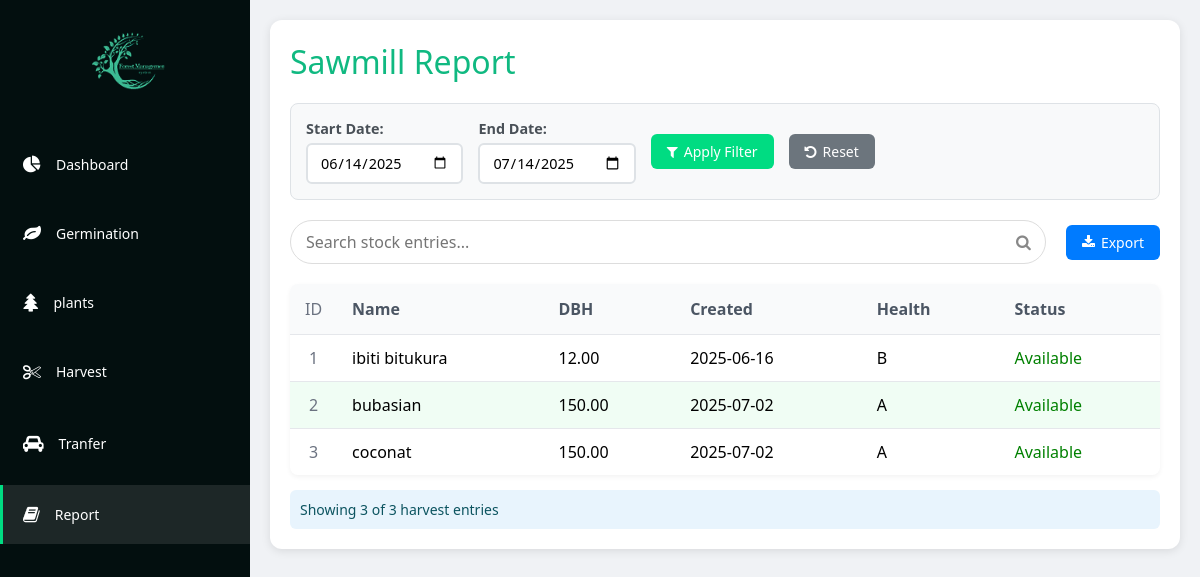
The page /Siliculture/pages/sawmill-report.php on the database its author committed.
### tables this page shows
CREATE TABLE `germination` (
  `g_id` int(11) NOT NULL,
  `plant_name` varchar(255) DEFAULT NULL,
  `g_sdate` date DEFAULT NULL,
  `g_edate` date DEFAULT NULL,
  `seeds` int(11) DEFAULT NULL,
  `soil` varchar(255) DEFAULT NULL,
  `g_note` text DEFAULT NULL,
  `g_status` varchar(50) DEFAULT 'unsend',
  `curdate` date DEFAULT NULL,
  `del` int(11) DEFAULT 0
);

CREATE TABLE `plant` (
  `p_id` int(11) NOT NULL,
  `g_id` int(11) DEFAULT NULL,
  `DBH` decimal(10,2) DEFAULT NULL,
  `health` varchar(255) DEFAULT NULL,
  `p_height` decimal(10,2) DEFAULT NULL,
  `info` text DEFAULT NULL,
  `p_status` varchar(50) DEFAULT NULL,
  `indate` date DEFAULT NULL
);

CREATE TABLE `logs` (
  `l_id` int(11) NOT NULL,
  `p_id` int(11) DEFAULT NULL,
  `amount` int(11) DEFAULT NULL,
  `height` decimal(10,2) DEFAULT NULL,
  `v1` decimal(10,2) DEFAULT NULL,
  `v2` decimal(10,2) DEFAULT NULL,
  `d1` decimal(10,2) DEFAULT NULL,
  `d2` decimal(10,2) DEFAULT NULL,
  `l_indate` date DEFAULT NULL,
  `l_status` varchar(50) DEFAULT NULL,
  `coments` text NOT NULL,
  `lt` varchar(2500) NOT NULL,
  `Compartment` varchar(255) NOT NULL
);

### Siliculture/pages/sawmill-report.php (the view, shortened to what this page needs)
<!DOCTYPE html>
<html lang="en">
<head>
    <link rel="stylesheet" href="../css/style.css">
    <link rel="stylesheet" href="https://cdnjs.cloudflare.com/ajax/libs/font-awesome/4.7.0/css/font-awesome.min.css">
    <link rel="stylesheet" href="../css/table.css">
</head>
<body>
    <?php
    include'../menu/menu.php';
    include '../../database/connection.php';
    $select_report = $pdo->query("SELECT
    g.*,
    p.*,
    l.height AS l_height,
    p.health AS l_health,
    l.amount AS l_amount,
    l_indate,
    l_status
FROM germination g
JOIN plant p ON p.g_id = g.g_id
JOIN logs l ON l.p_id = p.p_id
WHERE l.l_status = 'unsend' OR l.l_status = 'unsend-sawmill'");
    $select_report->execute();
    $fetch = $select_report->fetchAll();
    $i = 1;
    ?>
    <div class="main-content">
        <div class="dashboard-grid-saw">
            <div class="container">
                <h1>Sawmill Report</h1>
                <div class="date-filter-section">
                    <div class="date-filters">
                        <div class="date-filter-group">
                            <label for="startDate">Start Date:</label>
                            <input type="date" id="startDate" name="startDate">
                        </div>
                        <div class="date-filter-group">
                            <label for="endDate">End Date:</label>
                            <input type="date" id="endDate" name="endDate">
                        </div>
                        <button class="filter-btn" onclick="applyDateFilter()">
                            <i class="fa fa-filter"></i> Apply Filter
                        </button>
                        <button class="reset-btn" onclick="resetFilter()">
                            <i class="fa fa-undo"></i> Reset
                        </button>
                    </div>
                </div>
                <div class="header-actions">
                    <div class="search-bar">
                        <input type="text" id="searchInput" placeholder="Search stock entries..." onkeyup="searchTable()">
                        <span class="search-icon"> <i class="fa fa-search"></i> </span>
                    </div>
                    <div class="button-container">
                        <div class="export-dropdown">
                            <button class="export-btn">
                                <i class="fa fa-download"></i> Export
                            </button>
                        </div>
                    </div>
                </div>
                <table id="stockTable">
                    <thead>
                        <tr>
                            <th class="row-id">ID</th>
                            <th>Name</th>
                            <th>DBH</th>
                            <th>Created</th>
                            <th>Health</th>
                            <th>Status</th>
                        </tr>
                    </thead>
                    <tbody id="tableBody">
                        <?php foreach( $fetch as $data): ?>
                        <tr data-id="1" data-date="2025-04-24">
                            <td class="row-id"><?php echo $i; $i++; ?></td>
                            <td><?php echo $data['plant_name'] ?></td>
                            <td><?php echo $data['DBH'] ?></td>
                            <td><?php echo $data['l_indate'] ?></td>
                            <td><?php echo $data['l_health'] ?></td>
                            <td><?php echo $data['l_status'] == 'unsend' ? '<font color=green>Available</font>' : '<font color=darkred>Sawmill</font>'; ?></td>
                        </tr>
                        <?php endforeach; ?>
                    </tbody>
                </table>
                <div class="results-info" id="resultsInfo">
                    Showing <span id="visibleRows">6</span> of <span id="totalRows">6</span> harvest entries
                </div>
            </div>
        </div>
    </div>
</body>
</html>

### Siliculture/css/style.css (style rules this page uses)
* { margin: 0; padding: 0; box-sizing: border-box; font-family: 'Segoe UI', Tahoma, Geneva, Verdana, sans-serif; }
body { background-color: #f0f2f5; display: flex; height: 100vh; }
.main-content { height: 100vh; overflow-y: auto; }
.main-content { flex: 1; padding: 20px; display: flex; flex-direction: column; gap: 20px; }

### Siliculture/css/table.css (style rules this page uses)
.container { background-color: white; border-radius: 12px; box-shadow: 0 2px 10px rgba(0, 0, 0, 0.1); padding: 20px; }
.container h1 { color: #10b981; margin-bottom: 20px; font-weight: 500; }
.header-actions { display: flex; justify-content: space-between; margin-bottom: 20px; align-items: center; }
.search-bar { flex-grow: 1; margin-right: 20px; position: relative; }
.search-bar input { width: 100%; padding: 10px 15px; border: 1px solid #ddd; border-radius: 25px; font-size: 16px; outline: none; }
.search-icon { position: absolute; right: 15px; top: 50%; transform: translateY(-50%); color: #888; }
.button-container { display: flex; gap: 12px; }
table { width: 100%; border-collapse: separate; border-spacing: 0; margin-top: 10px; box-shadow: 0 2px 5px rgba(0, 0, 0, 0.05); border-radius: 8px; overflow: hidden; }
thead { background-color: #f9fafb; }
th { padding: 14px 15px; text-align: left; font-weight: 600; color: #4b5563; border-bottom: 1px solid #e5e7eb; }
td { padding: 12px 15px; border-bottom: 1px solid #e5e7eb; vertical-align: middle; }
tr:last-child td { border-bottom: none; }
tr:nth-child(even) { background-color: #f0fdf4; }
.row-id { width: 40px; text-align: center; color: #6b7280; font-weight: 500; }

### Siliculture/pages/sawmill-report.php (style rules this page uses)
.date-filter-section { background: #f8f9fa; padding: 15px; border-radius: 8px; margin-bottom: 20px; border: 1px solid #dee2e6; }
.date-filters { display: flex; gap: 15px; align-items: center; flex-wrap: wrap; }
.date-filter-group { display: flex; flex-direction: column; gap: 5px; }
.date-filter-group label { font-weight: 600; color: #495057; font-size: 0.9em; }
.date-filter-group input { padding: 8px 12px; border: 2px solid #dee2e6; border-radius: 6px; font-size: 0.9em; transition: border-color 0.3s ease; }
.filter-btn, .reset-btn, .export-btn { padding: 8px 16px; border: none; border-radius: 6px; cursor: pointer; font-weight: 500; transition: all 0.3s ease; display: flex; align-items: center; gap: 6px; font-size: 14px; }
.filter-btn { background: #00dc82; color: white; }
.reset-btn { background: #6c757d; color: white; }
.export-btn { background: #007bff; color: white; }
.export-dropdown { position: relative; display: inline-block; }
.results-info { margin-top: 15px; padding: 10px; background: #e8f4fd; border-radius: 6px; color: #0c5460; font-weight: 500; font-size: 14px; }

### rows shown on the page
germination: plant_name "ibiti bitukura", plant.DBH "12.00", logs.l_indate "2025-06-16", plant.health "B"
germination: plant_name "bubasian", plant.DBH "150.00", logs.l_indate "2025-07-02", plant.health "A"
germination: plant_name "coconat", plant.DBH "150.00", logs.l_indate "2025-07-02", plant.health "A"
